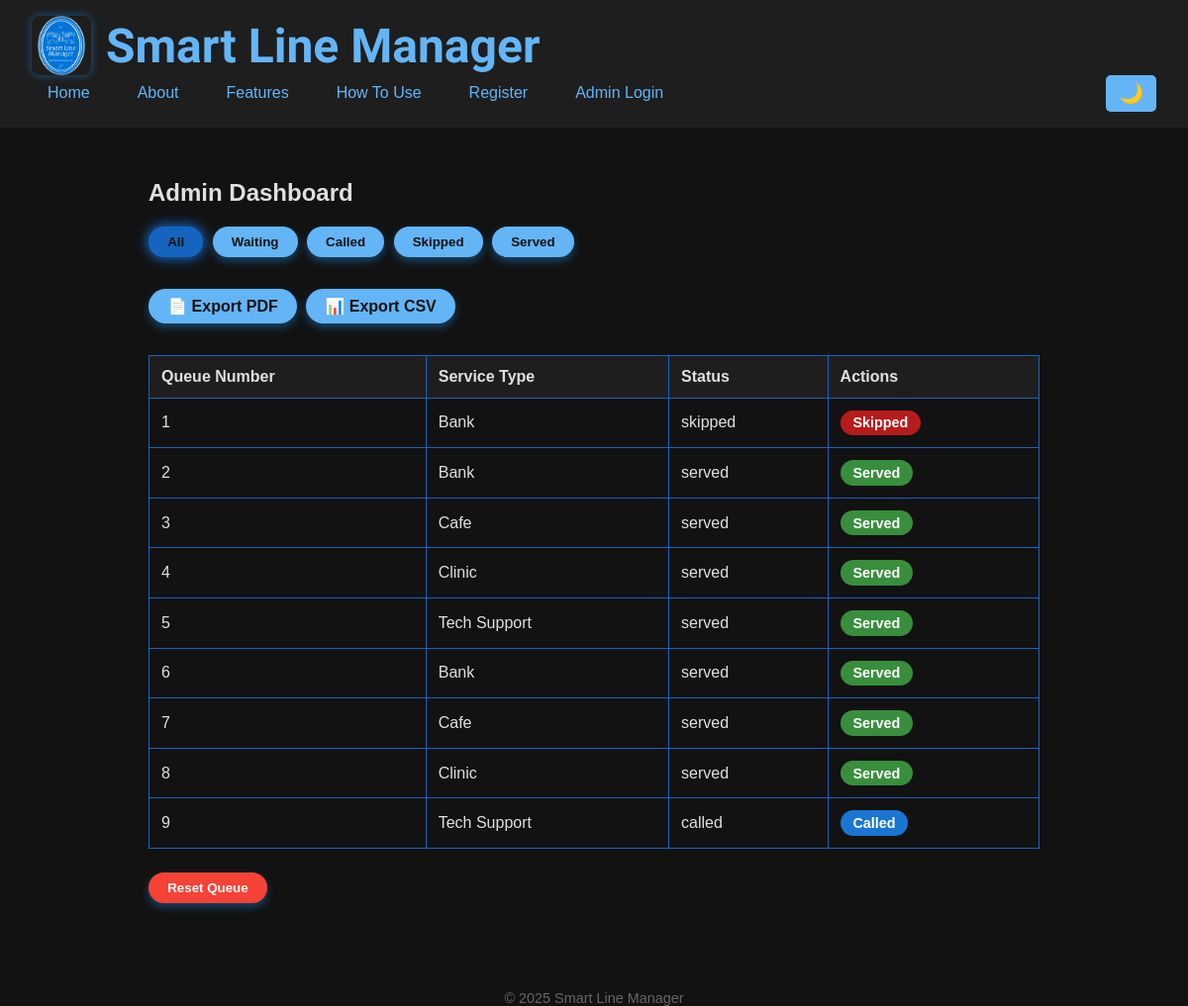
/admin/dashboard (signed in), run on an earlier commit of the app's database.
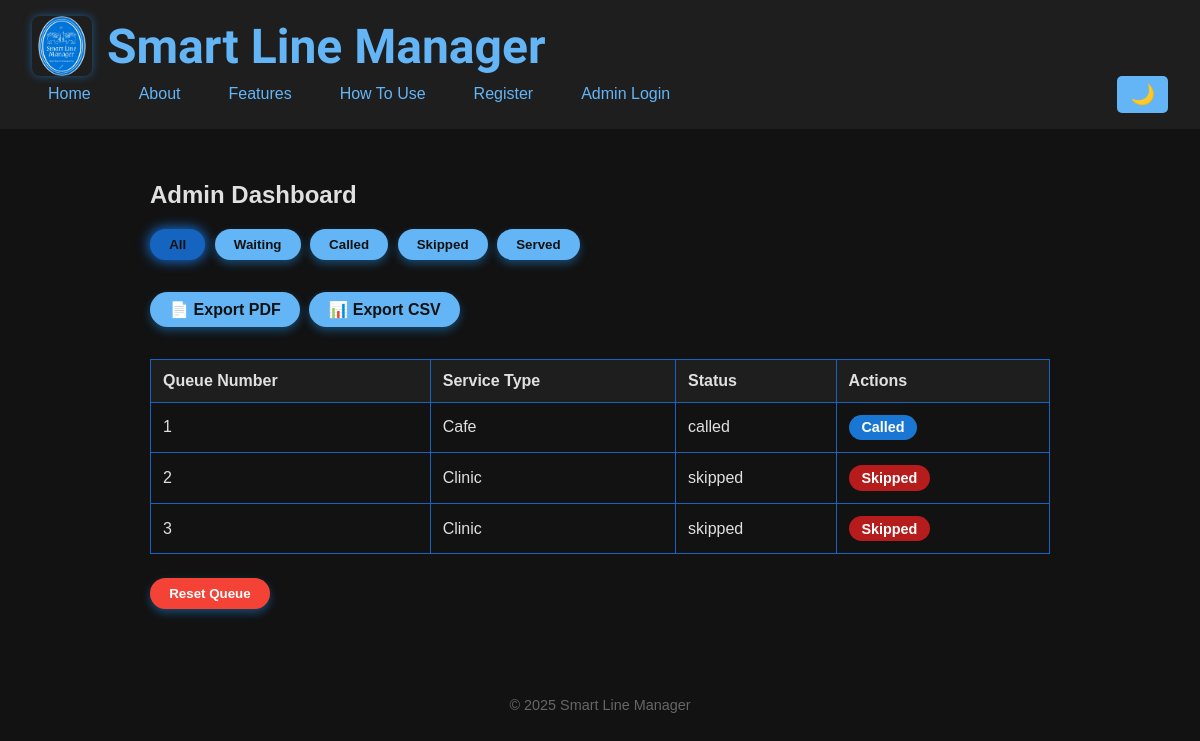
And on a later commit of the database.
### app/models.py (models this page shows, shortened)
class QueueTicket(db.Model):
    id = db.Column(db.Integer, primary_key=True)
    queue_number = db.Column(db.Integer, nullable=True)
    service_type = db.Column(db.String(20), nullable=False)
    status = db.Column(db.String(20), default='waiting')
    temp_id = db.Column(db.String(8), unique=True)
    created_at = db.Column(db.DateTime, default=datetime.utcnow)
    called_at = db.Column(db.DateTime, nullable=True)

### app/routes/admin.py (the view)
@bp.route('/admin/dashboard')
@login_required
def dashboard():
    status_filter = request.args.get('status', 'all')
    if status_filter == 'all':
        tickets = QueueTicket.query.order_by(QueueTicket.created_at).all()
    else:
        tickets = QueueTicket.query.filter_by(status=status_filter).order_by(QueueTicket.created_at).all()
    total_count = QueueTicket.query.count()
    waiting_count = QueueTicket.query.filter_by(status='waiting').count()
    skipped_count = QueueTicket.query.filter_by(status='skipped').count()
    served_count = QueueTicket.query.filter_by(status='served').count()
    return render_template('admin_dashboard.html',
                           tickets=tickets,
                           status_filter=status_filter,
                           total_count=total_count,
                           waiting_count=waiting_count,
                           skipped_count=skipped_count,
                           served_count=served_count)

### app/__init__.py (called while the page is built)
def create_app():
    app = Flask(__name__)
    app.config.from_object(Config)
    db.init_app(app)
    login_manager.init_app(app)
    @login_manager.user_loader
    def load_user(user_id):
        return User.query.get(int(user_id))
    login_manager.login_view = 'admin.admin_login'
    from app.routes import main, register, admin, export
    app.register_blueprint(main.bp)
    app.register_blueprint(register.bp)
    app.register_blueprint(admin.bp)
    app.register_blueprint(export.bp)   # 👈 Ensure export blueprint is registered
    return app

### app/templates/admin_dashboard.html (shortened to what this page needs)
{% extends 'base.html' %}
{% block content %}
<h2>Admin Dashboard</h2>
<div class="filter-buttons">
  <button class="filter-btn active" data-filter="all">All</button>
  <button class="filter-btn" data-filter="waiting">Waiting</button>
  <button class="filter-btn" data-filter="called">Called</button>
  <button class="filter-btn" data-filter="skipped">Skipped</button>
  <button class="filter-btn" data-filter="served">Served</button>
</div>
<div class="filter-buttons">
  <a href="{{ url_for('export.export_pdf') }}" class="filter-btn export-btn">📄 Export PDF</a>
  <a href="{{ url_for('export.export_csv') }}" class="filter-btn export-btn">📊 Export CSV</a>
</div>
<table>
  <thead>
    <tr>
      <th>Queue Number</th>
      <th>Service Type</th>
      <th>Status</th>
      <th>Actions</th>
    </tr>
  </thead>
  <tbody id="tickets-table-body">
    {% for ticket in tickets %}
    <tr data-status="{% if ticket.status == 'called' %}called served{% else %}{{ ticket.status }}{% endif %}" data-id="{{ ticket.id }}">
      <td>{{ ticket.queue_number }}</td>
      <td>{{ ticket.service_type }}</td>
      <td class="status-cell">{{ ticket.status }}</td>
      <td class="action-cell">
        {% if ticket.status == 'waiting' %}
          <button class="call-btn" data-id="{{ ticket.id }}">Call</button>
          <button class="skip-btn" data-id="{{ ticket.id }}">Skip</button>
        {% elif ticket.status == 'called' %}
          <span class="status-chip called">Called</span>
        {% elif ticket.status == 'skipped' %}
          <span class="status-chip skipped">Skipped</span>
        {% elif ticket.status == 'served' %}
          <span class="status-chip served">Served</span>
        {% endif %}
      </td>
    </tr>
    {% endfor %}
  </tbody>
</table>
<button id="reset-btn" class="filter-btn danger">Reset Queue</button>
{% endblock %}

### app/templates/base.html (shortened to what this page needs)
<!DOCTYPE html>
<html lang="en">
<head>
  <link rel="stylesheet" href="{{ url_for('static', filename='css/style.css') }}" />
</head>
<body>
  <header>
    <div class="header-container">
      <img src="{{ url_for('static', filename='images/logo.png') }}" alt="Smart Line Manager Logo" class="site-logo" />
      <h1 class="site-title">Smart Line Manager</h1>
    </div>
    <nav>
      <ul>
        <li><a href="{{ url_for('main.home') }}" class="{% if request.endpoint == 'main.home' %}active{% endif %}">Home</a></li>
        <li><a href="{{ url_for('main.about') }}" class="{% if request.endpoint == 'main.about' %}active{% endif %}">About</a></li>
        <li><a href="{{ url_for('main.features') }}" class="{% if request.endpoint == 'main.features' %}active{% endif %}">Features</a></li>
        <li><a href="{{ url_for('main.how_to_use') }}" class="{% if request.endpoint == 'main.how_to_use' %}active{% endif %}">How To Use</a></li>
        <li><a href="{{ url_for('register.register') }}" class="{% if request.endpoint == 'register.register' %}active{% endif %}">Register</a></li>
        <li><a href="{{ url_for('admin.admin_login') }}" class="{% if request.endpoint == 'admin.admin_login' %}active{% endif %}">Admin Login</a></li>
      </ul>
    </nav>
    <button id="theme-toggle" aria-label="Toggle dark/light mode" title="Toggle dark/light mode">
    </button>
  </header>
  <main>
    {% block content %}{% endblock %}
  </main>
  <footer>
    &copy; 2025 Smart Line Manager
  </footer>
</body>
</html>

### app/static/css/style.css (style rules this page uses)
:root { --bg-color: #fff; --text-color: #222; --link-color: #2196f3; --header-bg: #f5f5f5; --button-bg: #2196f3; --button-text: #fff; --nav-link-active-bg: #bbdefb; --alert-bg: #2196f3; --alert-text: #fff; }
body.dark-mode { --bg-color: #121212; --text-color: #e0e0e0; --link-color: #64b5f6; --header-bg: #1e1e1e; --button-bg: #64b5f6; --button-text: #121212; --nav-link-active-bg: #1565c0; --alert-bg: #64b5f6; --alert-text: #121212; }
body { background-color: var(--bg-color); color: var(--text-color); transition: background-color 0.3s ease, color 0.3s ease; font-family: Arial, sans-serif; margin: 0; padding: 0; }
header { background-color: var(--header-bg); padding: 1rem 2rem; position: relative; display: flex; flex-wrap: wrap; align-items: center; justify-content: space-between; }
nav ul { list-style: none; padding: 0; margin: 0; display: flex; gap: 1rem; }
nav ul li a { color: var(--link-color); text-decoration: none; padding: 0.5rem 1rem; border-radius: 5px; transition: background-color 0.3s ease; }
#theme-toggle { background: var(--button-bg); border: none; color: var(--button-text); padding: 0.4rem 0.8rem; font-size: 1.25rem; border-radius: 5px; cursor: pointer; transition: background-color 0.3s ease; }
.header-container { display: flex; align-items: center; gap: 15px; }
.site-logo { width: 60px; height: 60px; object-fit: contain; border-radius: 8px; box-shadow: 0 0 8px rgba(33, 150, 243, 0.5); }
.site-title { font-family: 'Dancing Script', cursive; font-size: 3rem; margin: 0; color: var(--link-color); }
main { padding: 2rem; max-width: 900px; margin: 0 auto; }
footer { text-align: center; margin-top: 40px; color: #666; font-size: 0.9rem; }

### app/templates/base.html (style rules this page uses)
:root { --bg-color: #fff; --text-color: #222; --link-color: #2196f3; --header-bg: #f5f5f5; --button-bg: #2196f3; --button-text: #fff; --nav-link-active-bg: #bbdefb; }
body.dark-mode { --bg-color: #121212; --text-color: #e0e0e0; --link-color: #64b5f6; --header-bg: #1e1e1e; --button-bg: #64b5f6; --button-text: #121212; --nav-link-active-bg: #1565c0; }
body { background-color: var(--bg-color); color: var(--text-color); transition: background-color 0.3s ease, color 0.3s ease; font-family: Arial, sans-serif; margin: 0; padding: 0; }
header { background-color: var(--header-bg); padding: 1rem 2rem; position: relative; display: flex; flex-wrap: wrap; align-items: center; justify-content: space-between; }
nav ul { list-style: none; padding: 0; margin: 0; display: flex; gap: 1rem; }
nav ul li a { color: var(--link-color); text-decoration: none; padding: 0.5rem 1rem; border-radius: 5px; transition: background-color 0.3s ease; }
#theme-toggle { background: var(--button-bg); border: none; color: var(--button-text); padding: 0.4rem 0.8rem; font-size: 1.25rem; border-radius: 5px; cursor: pointer; transition: background-color 0.3s ease; }
.header-container { display: flex; align-items: center; gap: 15px; }
.site-logo { width: 60px; height: 60px; object-fit: contain; border-radius: 8px; box-shadow: 0 0 8px rgba(33, 150, 243, 0.5); }
.site-title { font-family: 'Dancing Script', cursive; font-size: 3rem; margin: 0; color: var(--link-color); }
main { padding: 2rem; max-width: 900px; margin: 0 auto; }
footer { text-align: center; margin-top: 40px; color: #666; font-size: 0.9rem; }

### app/templates/admin_dashboard.html (style rules this page uses)
.filter-buttons { margin-bottom: 1rem; }
.filter-btn { background-color: var(--button-bg); color: var(--button-text); border: none; padding: 0.5rem 1.2rem; margin: 0 0.3rem 1rem 0; border-radius: 30px; cursor: pointer; font-weight: 600; box-shadow: 0 4px 8px rgba(33, 150, 243, 0.4); transition: background-color 0.3s ease, transform 0.2s ease; text-decoration: none; display: inline-block; }
.filter-btn.active { background-color: var(--nav-link-active-bg); box-shadow: 0 0 12px 2px var(--nav-link-active-bg); }
.filter-btn.danger { background-color: #f44336; color: #fff; }
table { width: 100%; border-collapse: collapse; margin-bottom: 1.5rem; }
th, td { border: 1px solid var(--nav-link-active-bg); padding: 0.75rem; text-align: left; }
th { background-color: var(--header-bg); }
.status-chip { display: inline-block; padding: 0.3rem 0.8rem; border-radius: 20px; font-weight: 600; font-size: 0.9rem; text-transform: capitalize; }
.called { background-color: #1976d2; color: white; }
.skipped { background-color: #b71c1c; color: white; }

What changed in the data, as far as the page shows it:
removed QueueTicket: queue_number "1", service_type "Bank", status "skipped", shows "Skipped"
removed QueueTicket: queue_number "4", service_type "Clinic", status "served", shows "Served"
removed QueueTicket: queue_number "5", service_type "Tech Support", status "served", shows "Served"
removed QueueTicket: queue_number "6", service_type "Bank", status "served", shows "Served"
removed QueueTicket: queue_number "7", service_type "Cafe", status "served", shows "Served"
removed QueueTicket: queue_number "8", service_type "Clinic", status "served", shows "Served"
removed QueueTicket: queue_number "9", service_type "Tech Support", status "called", shows "Called"
added QueueTicket: queue_number "1", service_type "Cafe", status "called", shows "Called"
changed QueueTicket (number 2 of 3 on the later page): service_type "Bank" → "Clinic"; status "served" → "skipped"; status "Served" → "Skipped"
changed QueueTicket (number 3 of 3 on the later page): service_type "Cafe" → "Clinic"; status "served" → "skipped"; status "Served" → "Skipped"
